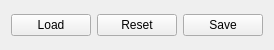
<?xml version="1.0" encoding="UTF-8"?>
<ui version="4.0">
 <class>BasicImageViewControl</class>
 <widget class="QWidget" name="BasicImageViewControl">
  <property name="geometry">
   <rect>
    <x>0</x>
    <y>0</y>
    <width>237</width>
    <height>50</height>
   </rect>
  </property>
  <property name="windowTitle">
   <string notr="true">Form</string>
  </property>
  <layout class="QHBoxLayout" name="horizontalLayout">
   <item>
    <widget class="QPushButton" name="loadButton">
     <property name="text">
      <string>Load</string>
     </property>
    </widget>
   </item>
   <item>
    <widget class="QPushButton" name="resetButton">
     <property name="text">
      <string>Reset</string>
     </property>
    </widget>
   </item>
   <item>
    <widget class="QPushButton" name="saveButton">
     <property name="text">
      <string>Save</string>
     </property>
    </widget>
   </item>
  </layout>
 </widget>
 <resources/>
 <connections/>
</ui>
